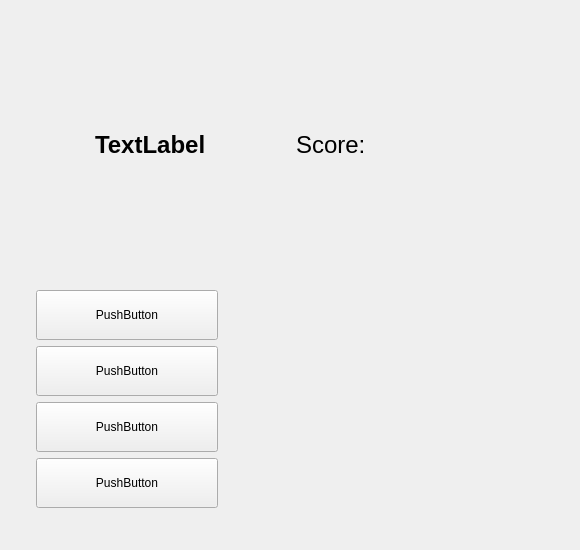
<?xml version="1.0" encoding="UTF-8"?>
<ui version="4.0">
 <class>MainWindow</class>
 <widget class="QMainWindow" name="MainWindow">
  <property name="enabled">
   <bool>true</bool>
  </property>
  <property name="geometry">
   <rect>
    <x>0</x>
    <y>0</y>
    <width>580</width>
    <height>550</height>
   </rect>
  </property>
  <property name="sizePolicy">
   <sizepolicy hsizetype="Expanding" vsizetype="Expanding">
    <horstretch>1</horstretch>
    <verstretch>1</verstretch>
   </sizepolicy>
  </property>
  <property name="minimumSize">
   <size>
    <width>580</width>
    <height>550</height>
   </size>
  </property>
  <property name="sizeIncrement">
   <size>
    <width>8</width>
    <height>8</height>
   </size>
  </property>
  <property name="windowTitle">
   <string>MainWindow</string>
  </property>
  <widget class="QWidget" name="centralwidget">
   <property name="sizePolicy">
    <sizepolicy hsizetype="Expanding" vsizetype="Expanding">
     <horstretch>0</horstretch>
     <verstretch>0</verstretch>
    </sizepolicy>
   </property>
   <property name="minimumSize">
    <size>
     <width>300</width>
     <height>300</height>
    </size>
   </property>
   <property name="layoutDirection">
    <enum>Qt::LeftToRight</enum>
   </property>
   <layout class="QVBoxLayout" name="verticalLayout_22">
    <item>
     <widget class="QStackedWidget" name="stackedWidget">
      <property name="sizePolicy">
       <sizepolicy hsizetype="Expanding" vsizetype="Expanding">
        <horstretch>0</horstretch>
        <verstretch>0</verstretch>
       </sizepolicy>
      </property>
      <property name="minimumSize">
       <size>
        <width>300</width>
        <height>300</height>
       </size>
      </property>
      <property name="cursor">
       <cursorShape>ArrowCursor</cursorShape>
      </property>
      <property name="contextMenuPolicy">
       <enum>Qt::NoContextMenu</enum>
      </property>
      <property name="currentIndex">
       <number>1</number>
      </property>
      <widget class="QWidget" name="start_and_win_page">
       <property name="sizePolicy">
        <sizepolicy hsizetype="Expanding" vsizetype="Expanding">
         <horstretch>0</horstretch>
         <verstretch>0</verstretch>
        </sizepolicy>
       </property>
       <layout class="QVBoxLayout" name="verticalLayout_4">
        <item>
         <layout class="QVBoxLayout" name="verticalLayout_3" stretch="0,0,0">
          <property name="spacing">
           <number>0</number>
          </property>
          <property name="sizeConstraint">
           <enum>QLayout::SetDefaultConstraint</enum>
          </property>
          <property name="leftMargin">
           <number>0</number>
          </property>
          <property name="topMargin">
           <number>0</number>
          </property>
          <property name="rightMargin">
           <number>0</number>
          </property>
          <property name="bottomMargin">
           <number>0</number>
          </property>
          <item alignment="Qt::AlignBottom">
           <widget class="QLabel" name="Win_message">
            <property name="sizePolicy">
             <sizepolicy hsizetype="Expanding" vsizetype="Expanding">
              <horstretch>1</horstretch>
              <verstretch>1</verstretch>
             </sizepolicy>
            </property>
            <property name="minimumSize">
             <size>
              <width>275</width>
              <height>40</height>
             </size>
            </property>
            <property name="sizeIncrement">
             <size>
              <width>0</width>
              <height>0</height>
             </size>
            </property>
            <property name="font">
             <font>
              <pointsize>15</pointsize>
              <stylestrategy>PreferDefault</stylestrategy>
             </font>
            </property>
            <property name="cursor">
             <cursorShape>ArrowCursor</cursorShape>
            </property>
            <property name="mouseTracking">
             <bool>false</bool>
            </property>
            <property name="autoFillBackground">
             <bool>false</bool>
            </property>
            <property name="frameShape">
             <enum>QFrame::NoFrame</enum>
            </property>
            <property name="frameShadow">
             <enum>QFrame::Plain</enum>
            </property>
            <property name="text">
             <string/>
            </property>
            <property name="scaledContents">
             <bool>true</bool>
            </property>
            <property name="alignment">
             <set>Qt::AlignCenter</set>
            </property>
           </widget>
          </item>
          <item>
           <widget class="QWidget" name="Settings_field" native="true">
            <property name="sizePolicy">
             <sizepolicy hsizetype="Expanding" vsizetype="Expanding">
              <horstretch>1</horstretch>
              <verstretch>1</verstretch>
             </sizepolicy>
            </property>
            <property name="minimumSize">
             <size>
              <width>0</width>
              <height>100</height>
             </size>
            </property>
            <layout class="QHBoxLayout" name="horizontalLayout_2">
             <property name="spacing">
              <number>0</number>
             </property>
             <property name="sizeConstraint">
              <enum>QLayout::SetDefaultConstraint</enum>
             </property>
             <property name="topMargin">
              <number>0</number>
             </property>
             <property name="rightMargin">
              <number>0</number>
             </property>
             <property name="bottomMargin">
              <number>0</number>
             </property>
             <item alignment="Qt::AlignHCenter">
              <widget class="QFrame" name="Left_settings_menu">
               <property name="sizePolicy">
                <sizepolicy hsizetype="Expanding" vsizetype="Expanding">
                 <horstretch>0</horstretch>
                 <verstretch>0</verstretch>
                </sizepolicy>
               </property>
               <property name="minimumSize">
                <size>
                 <width>0</width>
                 <height>50</height>
                </size>
               </property>
               <layout class="QHBoxLayout" name="horizontalLayout_5">
                <property name="spacing">
                 <number>7</number>
                </property>
                <property name="sizeConstraint">
                 <enum>QLayout::SetFixedSize</enum>
                </property>
                <property name="leftMargin">
                 <number>0</number>
                </property>
                <property name="topMargin">
                 <number>0</number>
                </property>
                <property name="rightMargin">
                 <number>0</number>
                </property>
                <property name="bottomMargin">
                 <number>0</number>
                </property>
                <item>
                 <widget class="QFrame" name="Language_selector">
                  <property name="sizePolicy">
                   <sizepolicy hsizetype="Expanding" vsizetype="Expanding">
                    <horstretch>0</horstretch>
                    <verstretch>0</verstretch>
                   </sizepolicy>
                  </property>
                  <layout class="QVBoxLayout" name="verticalLayout_6">
                   <property name="bottomMargin">
                    <number>9</number>
                   </property>
                   <item>
                    <widget class="QLabel" name="LG_select_lb">
                     <property name="sizePolicy">
                      <sizepolicy hsizetype="Preferred" vsizetype="Preferred">
                       <horstretch>1</horstretch>
                       <verstretch>1</verstretch>
                      </sizepolicy>
                     </property>
                     <property name="font">
                      <font>
                       <pointsize>15</pointsize>
                      </font>
                     </property>
                     <property name="text">
                      <string>Language</string>
                     </property>
                    </widget>
                   </item>
                   <item>
                    <widget class="QRadioButton" name="LG_select_EN">
                     <property name="sizePolicy">
                      <sizepolicy hsizetype="Preferred" vsizetype="Preferred">
                       <horstretch>1</horstretch>
                       <verstretch>2</verstretch>
                      </sizepolicy>
                     </property>
                     <property name="text">
                      <string>English</string>
                     </property>
                     <property name="checked">
                      <bool>true</bool>
                     </property>
                    </widget>
                   </item>
                   <item>
                    <widget class="QRadioButton" name="LG_select_RU">
                     <property name="sizePolicy">
                      <sizepolicy hsizetype="Preferred" vsizetype="Preferred">
                       <horstretch>1</horstretch>
                       <verstretch>2</verstretch>
                      </sizepolicy>
                     </property>
                     <property name="text">
                      <string>Русский</string>
                     </property>
                    </widget>
                   </item>
                  </layout>
                 </widget>
                </item>
                <item>
                 <widget class="QWidget" name="Region_select" native="true">
                  <property name="sizePolicy">
                   <sizepolicy hsizetype="Expanding" vsizetype="Expanding">
                    <horstretch>0</horstretch>
                    <verstretch>0</verstretch>
                   </sizepolicy>
                  </property>
                  <layout class="QVBoxLayout" name="verticalLayout_7">
                   <property name="spacing">
                    <number>0</number>
                   </property>
                   <property name="topMargin">
                    <number>0</number>
                   </property>
                   <property name="bottomMargin">
                    <number>9</number>
                   </property>
                   <item>
                    <widget class="QLabel" name="Reg_select_lb">
                     <property name="sizePolicy">
                      <sizepolicy hsizetype="Expanding" vsizetype="Expanding">
                       <horstretch>0</horstretch>
                       <verstretch>0</verstretch>
                      </sizepolicy>
                     </property>
                     <property name="font">
                      <font>
                       <pointsize>15</pointsize>
                      </font>
                     </property>
                     <property name="text">
                      <string>Region</string>
                     </property>
                    </widget>
                   </item>
                   <item>
                    <widget class="QCheckBox" name="Reg_EU_box">
                     <property name="sizePolicy">
                      <sizepolicy hsizetype="Minimum" vsizetype="Fixed">
                       <horstretch>0</horstretch>
                       <verstretch>0</verstretch>
                      </sizepolicy>
                     </property>
                     <property name="text">
                      <string>Europe</string>
                     </property>
                    </widget>
                   </item>
                   <item>
                    <widget class="QCheckBox" name="Reg_AS_box">
                     <property name="text">
                      <string>Asia</string>
                     </property>
                    </widget>
                   </item>
                   <item>
                    <widget class="QCheckBox" name="Reg_3_box">
                     <property name="text">
                      <string>Region 3</string>
                     </property>
                    </widget>
                   </item>
                   <item>
                    <widget class="QCheckBox" name="Reg_4_box">
                     <property name="text">
                      <string>Region 4</string>
                     </property>
                    </widget>
                   </item>
                  </layout>
                 </widget>
                </item>
               </layout>
              </widget>
             </item>
             <item alignment="Qt::AlignHCenter">
              <widget class="QWidget" name="Right_settings_menu" native="true">
               <property name="sizePolicy">
                <sizepolicy hsizetype="Expanding" vsizetype="Expanding">
                 <horstretch>0</horstretch>
                 <verstretch>0</verstretch>
                </sizepolicy>
               </property>
               <layout class="QHBoxLayout" name="horizontalLayout_3">
                <property name="leftMargin">
                 <number>0</number>
                </property>
                <property name="rightMargin">
                 <number>0</number>
                </property>
                <item>
                 <widget class="QFrame" name="Gamemode_selector">
                  <property name="sizePolicy">
                   <sizepolicy hsizetype="Expanding" vsizetype="Expanding">
                    <horstretch>3</horstretch>
                    <verstretch>0</verstretch>
                   </sizepolicy>
                  </property>
                  <property name="minimumSize">
                   <size>
                    <width>178</width>
                    <height>0</height>
                   </size>
                  </property>
                  <property name="font">
                   <font>
                    <pointsize>11</pointsize>
                   </font>
                  </property>
                  <property name="frameShape">
                   <enum>QFrame::StyledPanel</enum>
                  </property>
                  <property name="frameShadow">
                   <enum>QFrame::Raised</enum>
                  </property>
                  <layout class="QVBoxLayout" name="verticalLayout_8">
                   <property name="leftMargin">
                    <number>0</number>
                   </property>
                   <property name="bottomMargin">
                    <number>9</number>
                   </property>
                   <item>
                    <widget class="QRadioButton" name="Cou_Cap">
                     <property name="text">
                      <string>Country - Capital</string>
                     </property>
                     <property name="checked">
                      <bool>true</bool>
                     </property>
                    </widget>
                   </item>
                   <item>
                    <widget class="QRadioButton" name="Cap_Cou">
                     <property name="text">
                      <string>Capital - Country</string>
                     </property>
                    </widget>
                   </item>
                   <item>
                    <widget class="QRadioButton" name="Flag_Cou">
                     <property name="text">
                      <string>Flag - Country</string>
                     </property>
                    </widget>
                   </item>
                   <item>
                    <widget class="QRadioButton" name="Cou_Flag">
                     <property name="text">
                      <string>Country - Flag</string>
                     </property>
                    </widget>
                   </item>
                  </layout>
                 </widget>
                </item>
                <item>
                 <widget class="QFrame" name="Pick_or_type_selector">
                  <property name="sizePolicy">
                   <sizepolicy hsizetype="Expanding" vsizetype="Expanding">
                    <horstretch>0</horstretch>
                    <verstretch>0</verstretch>
                   </sizepolicy>
                  </property>
                  <property name="font">
                   <font>
                    <pointsize>12</pointsize>
                   </font>
                  </property>
                  <layout class="QVBoxLayout" name="verticalLayout_9">
                   <item>
                    <widget class="QRadioButton" name="Choose_btn">
                     <property name="text">
                      <string>Choose</string>
                     </property>
                     <property name="checkable">
                      <bool>true</bool>
                     </property>
                     <property name="checked">
                      <bool>true</bool>
                     </property>
                    </widget>
                   </item>
                   <item>
                    <widget class="QRadioButton" name="Type_btn">
                     <property name="text">
                      <string>Type</string>
                     </property>
                    </widget>
                   </item>
                  </layout>
                 </widget>
                </item>
               </layout>
              </widget>
             </item>
            </layout>
           </widget>
          </item>
          <item alignment="Qt::AlignHCenter|Qt::AlignTop">
           <widget class="QPushButton" name="Start_Button">
            <property name="enabled">
             <bool>true</bool>
            </property>
            <property name="sizePolicy">
             <sizepolicy hsizetype="Expanding" vsizetype="Expanding">
              <horstretch>1</horstretch>
              <verstretch>1</verstretch>
             </sizepolicy>
            </property>
            <property name="minimumSize">
             <size>
              <width>275</width>
              <height>40</height>
             </size>
            </property>
            <property name="sizeIncrement">
             <size>
              <width>1</width>
              <height>1</height>
             </size>
            </property>
            <property name="baseSize">
             <size>
              <width>0</width>
              <height>0</height>
             </size>
            </property>
            <property name="font">
             <font>
              <pointsize>12</pointsize>
             </font>
            </property>
            <property name="layoutDirection">
             <enum>Qt::LeftToRight</enum>
            </property>
            <property name="autoFillBackground">
             <bool>false</bool>
            </property>
            <property name="text">
             <string>Start game</string>
            </property>
            <property name="autoDefault">
             <bool>false</bool>
            </property>
            <property name="default">
             <bool>false</bool>
            </property>
            <property name="flat">
             <bool>false</bool>
            </property>
           </widget>
          </item>
         </layout>
        </item>
       </layout>
      </widget>
      <widget class="QWidget" name="game_page">
       <property name="sizePolicy">
        <sizepolicy hsizetype="Expanding" vsizetype="Expanding">
         <horstretch>0</horstretch>
         <verstretch>0</verstretch>
        </sizepolicy>
       </property>
       <layout class="QVBoxLayout" name="verticalLayout_23">
        <item>
         <layout class="QHBoxLayout" name="horizontalLayout_10">
          <property name="spacing">
           <number>12</number>
          </property>
          <property name="topMargin">
           <number>0</number>
          </property>
          <property name="bottomMargin">
           <number>0</number>
          </property>
          <item alignment="Qt::AlignHCenter">
           <widget class="QLabel" name="quest_label_7">
            <property name="enabled">
             <bool>true</bool>
            </property>
            <property name="sizePolicy">
             <sizepolicy hsizetype="Expanding" vsizetype="Expanding">
              <horstretch>1</horstretch>
              <verstretch>0</verstretch>
             </sizepolicy>
            </property>
            <property name="minimumSize">
             <size>
              <width>0</width>
              <height>0</height>
             </size>
            </property>
            <property name="font">
             <font>
              <family>MS Sans Serif</family>
              <pointsize>18</pointsize>
              <weight>75</weight>
              <bold>true</bold>
             </font>
            </property>
            <property name="text">
             <string>TextLabel</string>
            </property>
           </widget>
          </item>
          <item>
           <widget class="QLabel" name="Score_label_7">
            <property name="enabled">
             <bool>true</bool>
            </property>
            <property name="sizePolicy">
             <sizepolicy hsizetype="Expanding" vsizetype="Expanding">
              <horstretch>1</horstretch>
              <verstretch>0</verstretch>
             </sizepolicy>
            </property>
            <property name="font">
             <font>
              <pointsize>18</pointsize>
             </font>
            </property>
            <property name="text">
             <string>Score: </string>
            </property>
           </widget>
          </item>
         </layout>
        </item>
        <item>
         <widget class="QStackedWidget" name="Gamemode_stackedWidget">
          <property name="currentIndex">
           <number>0</number>
          </property>
          <widget class="QWidget" name="Choose_page_7">
           <layout class="QVBoxLayout" name="verticalLayout_20">
            <item alignment="Qt::AlignLeft">
             <widget class="QWidget" name="verticalWidget_7" native="true">
              <property name="sizePolicy">
               <sizepolicy hsizetype="Expanding" vsizetype="Expanding">
                <horstretch>0</horstretch>
                <verstretch>0</verstretch>
               </sizepolicy>
              </property>
              <property name="minimumSize">
               <size>
                <width>200</width>
                <height>0</height>
               </size>
              </property>
              <layout class="QVBoxLayout" name="verticalLayout_21">
               <property name="topMargin">
                <number>3</number>
               </property>
               <property name="bottomMargin">
                <number>15</number>
               </property>
               <item>
                <widget class="QPushButton" name="Var3_7">
                 <property name="enabled">
                  <bool>true</bool>
                 </property>
                 <property name="sizePolicy">
                  <sizepolicy hsizetype="Expanding" vsizetype="Expanding">
                   <horstretch>0</horstretch>
                   <verstretch>0</verstretch>
                  </sizepolicy>
                 </property>
                 <property name="text">
                  <string>PushButton</string>
                 </property>
                </widget>
               </item>
               <item>
                <widget class="QPushButton" name="Var4_7">
                 <property name="sizePolicy">
                  <sizepolicy hsizetype="Expanding" vsizetype="Expanding">
                   <horstretch>0</horstretch>
                   <verstretch>0</verstretch>
                  </sizepolicy>
                 </property>
                 <property name="text">
                  <string>PushButton</string>
                 </property>
                </widget>
               </item>
               <item>
                <widget class="QPushButton" name="Var2_7">
                 <property name="enabled">
                  <bool>true</bool>
                 </property>
                 <property name="sizePolicy">
                  <sizepolicy hsizetype="Expanding" vsizetype="Expanding">
                   <horstretch>0</horstretch>
                   <verstretch>0</verstretch>
                  </sizepolicy>
                 </property>
                 <property name="text">
                  <string>PushButton</string>
                 </property>
                </widget>
               </item>
               <item>
                <widget class="QPushButton" name="Var1_7">
                 <property name="sizePolicy">
                  <sizepolicy hsizetype="Expanding" vsizetype="Expanding">
                   <horstretch>0</horstretch>
                   <verstretch>0</verstretch>
                  </sizepolicy>
                 </property>
                 <property name="text">
                  <string>PushButton</string>
                 </property>
                </widget>
               </item>
              </layout>
             </widget>
            </item>
           </layout>
          </widget>
          <widget class="QWidget" name="Type_page_7">
           <layout class="QVBoxLayout" name="verticalLayout_5">
            <item>
             <widget class="QLineEdit" name="Input_line_7">
              <property name="sizePolicy">
               <sizepolicy hsizetype="Minimum" vsizetype="Fixed">
                <horstretch>2</horstretch>
                <verstretch>0</verstretch>
               </sizepolicy>
              </property>
              <property name="maximumSize">
               <size>
                <width>300</width>
                <height>16777215</height>
               </size>
              </property>
              <property name="font">
               <font>
                <pointsize>11</pointsize>
               </font>
              </property>
             </widget>
            </item>
           </layout>
          </widget>
         </widget>
        </item>
       </layout>
      </widget>
     </widget>
    </item>
   </layout>
  </widget>
 </widget>
 <resources/>
 <connections/>
</ui>
